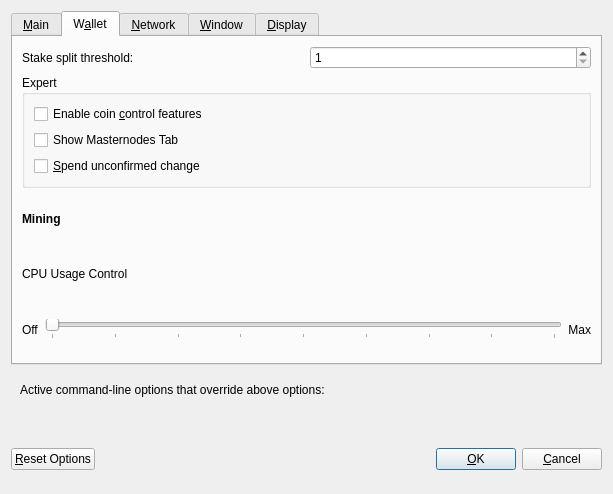
<?xml version="1.0" encoding="UTF-8"?>
<ui version="4.0">
 <class>OptionsDialog</class>
 <widget class="QDialog" name="OptionsDialog">
  <property name="geometry">
   <rect>
    <x>0</x>
    <y>0</y>
    <width>613</width>
    <height>494</height>
   </rect>
  </property>
  <property name="windowTitle">
   <string>Options</string>
  </property>
  <property name="modal">
   <bool>true</bool>
  </property>
  <layout class="QVBoxLayout" name="verticalLayout">
   <item>
    <widget class="QTabWidget" name="tabWidget">
     <property name="currentIndex">
      <number>1</number>
     </property>
     <widget class="QWidget" name="tabMain">
      <attribute name="title">
       <string>&amp;Main</string>
      </attribute>
      <layout class="QVBoxLayout" name="verticalLayout_Main">
       <item>
        <widget class="QCheckBox" name="bitcoinAtStartup">
         <property name="toolTip">
          <string>Automatically start LAPO after logging in to the system.</string>
         </property>
         <property name="text">
          <string>&amp;Start LAPO on system login</string>
         </property>
        </widget>
       </item>
       <item>
        <layout class="QHBoxLayout" name="horizontalLayout_2_Main">
         <item>
          <widget class="QLabel" name="databaseCacheLabel">
           <property name="text">
            <string>Size of &amp;database cache</string>
           </property>
           <property name="textFormat">
            <enum>Qt::PlainText</enum>
           </property>
           <property name="buddy">
            <cstring>databaseCache</cstring>
           </property>
          </widget>
         </item>
         <item>
          <widget class="QSpinBox" name="databaseCache"/>
         </item>
         <item>
          <widget class="QLabel" name="databaseCacheUnitLabel">
           <property name="text">
            <string>MB</string>
           </property>
           <property name="textFormat">
            <enum>Qt::PlainText</enum>
           </property>
          </widget>
         </item>
         <item>
          <spacer name="horizontalSpacer_2_Main">
           <property name="orientation">
            <enum>Qt::Horizontal</enum>
           </property>
           <property name="sizeHint" stdset="0">
            <size>
             <width>40</width>
             <height>20</height>
            </size>
           </property>
          </spacer>
         </item>
        </layout>
       </item>
       <item>
        <layout class="QHBoxLayout" name="horizontalLayout_3_Main">
         <item>
          <widget class="QLabel" name="threadsScriptVerifLabel">
           <property name="text">
            <string>Number of script &amp;verification threads</string>
           </property>
           <property name="textFormat">
            <enum>Qt::PlainText</enum>
           </property>
           <property name="buddy">
            <cstring>threadsScriptVerif</cstring>
           </property>
          </widget>
         </item>
         <item>
          <widget class="QSpinBox" name="threadsScriptVerif">
           <property name="toolTip">
            <string>(0 = auto, &lt;0 = leave that many cores free)</string>
           </property>
          </widget>
         </item>
         <item>
          <spacer name="horizontalSpacer_3_Main">
           <property name="orientation">
            <enum>Qt::Horizontal</enum>
           </property>
           <property name="sizeHint" stdset="0">
            <size>
             <width>40</width>
             <height>20</height>
            </size>
           </property>
          </spacer>
         </item>
        </layout>
       </item>
       <item>
        <spacer name="verticalSpacer_2">
         <property name="orientation">
          <enum>Qt::Vertical</enum>
         </property>
         <property name="sizeHint" stdset="0">
          <size>
           <width>20</width>
           <height>40</height>
          </size>
         </property>
        </spacer>
       </item>
       <item>
        <widget class="QCheckBox" name="checkBoxZeromintEnable">
         <property name="toolTip">
          <string>Enable automatic minting of LAX units to zLAX</string>
         </property>
         <property name="layoutDirection">
          <enum>Qt::LeftToRight</enum>
         </property>
         <property name="text">
          <string>Enable zLAX Automint</string>
         </property>
        </widget>
       </item>
       <item>
        <layout class="QHBoxLayout" name="horizontalLayout_3">
         <item>
          <widget class="QLabel" name="percentage_label">
           <property name="toolTip">
            <string>Percentage of incoming LAX which get automatically converted to zLAX via Zerocoin Protocol (min: 10%)</string>
           </property>
           <property name="text">
            <string>Percentage of autominted zLAX</string>
           </property>
          </widget>
         </item>
         <item>
          <widget class="QSpinBox" name="zeromintPercentage">
           <property name="toolTip">
            <string>Enter a percentage of your coins that will be converted automatically into private zLAX</string>
           </property>
           <property name="minimum">
            <number>1</number>
           </property>
           <property name="maximum">
            <number>100</number>
           </property>
          </widget>
         </item>
        </layout>
       </item>
       <item>
        <layout class="QHBoxLayout" name="horizontalLayout" stretch="0,0">
         <property name="sizeConstraint">
          <enum>QLayout::SetFixedSize</enum>
         </property>
         <item>
          <widget class="QLabel" name="labelPreferredDenom">
           <property name="maximumSize">
            <size>
             <width>16777215</width>
             <height>16777215</height>
            </size>
           </property>
           <property name="toolTip">
            <string>Wait with automatic conversion to Zerocoin until enough LAX for this denomination is available</string>
           </property>
           <property name="text">
            <string>Preferred Automint zLAX Denomination</string>
           </property>
          </widget>
         </item>
         <item>
          <widget class="QComboBox" name="preferredDenom">
           <property name="maximumSize">
            <size>
             <width>16777215</width>
             <height>27</height>
            </size>
           </property>
           <property name="toolTip">
            <string>Wait with automatic conversion to Private Coins until enough LAX for this denomination is available</string>
           </property>
           <property name="maxVisibleItems">
            <number>9</number>
           </property>
           <property name="maxCount">
            <number>9</number>
           </property>
          </widget>
         </item>
        </layout>
       </item>
      </layout>
     </widget>
     <widget class="QWidget" name="tabWallet">
      <attribute name="title">
       <string>W&amp;allet</string>
      </attribute>
      <layout class="QVBoxLayout" name="verticalLayout_Wallet">
       <item>
        <layout class="QHBoxLayout" name="horizontalLayout_2_Wallet">
         <item>
          <widget class="QLabel" name="labelStakeSplitThresholdText">
           <property name="text">
            <string>Stake split threshold:</string>
           </property>
          </widget>
         </item>
         <item>
          <widget class="QSpinBox" name="spinBoxStakeSplitThreshold">
           <property name="minimum">
            <number>1</number>
           </property>
           <property name="maximum">
            <number>999999</number>
           </property>
          </widget>
         </item>
        </layout>
       </item>
       <item>
        <widget class="QGroupBox" name="groupBox">
         <property name="title">
          <string>Expert</string>
         </property>
         <layout class="QVBoxLayout" name="verticalLayout_2">
          <item>
           <widget class="QCheckBox" name="coinControlFeatures">
            <property name="toolTip">
             <string>Whether to show coin control features or not.</string>
            </property>
            <property name="text">
             <string>Enable coin &amp;control features</string>
            </property>
           </widget>
          </item>
          <item>
           <widget class="QCheckBox" name="showMasternodesTab">
            <property name="toolTip">
             <string>Show additional tab listing all your masternodes in first sub-tab&lt;br/&gt;and all masternodes on the network in second sub-tab.</string>
            </property>
            <property name="text">
             <string>Show Masternodes Tab</string>
            </property>
           </widget>
          </item>
          <item>
           <widget class="QCheckBox" name="spendZeroConfChange">
            <property name="toolTip">
             <string>If you disable the spending of unconfirmed change, the change from a transaction&lt;br/&gt;cannot be used until that transaction has at least one confirmation.&lt;br/&gt;This also affects how your balance is computed.</string>
            </property>
            <property name="text">
             <string>&amp;Spend unconfirmed change</string>
            </property>
           </widget>
          </item>
         </layout>
        </widget>
       </item>
       <item>
        <widget class="QLabel" name="label_2">
         <property name="font">
          <font>
           <weight>75</weight>
           <bold>true</bold>
          </font>
         </property>
         <property name="text">
          <string>Mining</string>
         </property>
        </widget>
       </item>
       <item>
        <widget class="QLabel" name="label">
         <property name="toolTip">
          <string>&lt;FONT&gt;During PoW stage of LAPO, you are able to mine with CPU while your wallet is open.&lt;br&gt;Slide to the right the CPU Usage control to specify to amount of CPU to be dedicated.&lt;br&gt;Max CPU usage turns your PC into almost 100% CPU usage for mining, which provide more&lt;br&gt;benefits but can turn your computer irresponsive.&lt;/FONT&gt;</string>
         </property>
         <property name="text">
          <string>CPU Usage Control</string>
         </property>
        </widget>
       </item>
       <item>
        <layout class="QHBoxLayout" name="horizontalLayout_2">
         <item>
          <widget class="QLabel" name="label_6">
           <property name="text">
            <string>Off</string>
           </property>
          </widget>
         </item>
         <item>
          <widget class="QSlider" name="sliderMiningThreads">
           <property name="toolTip">
            <string>&lt;FONT&gt;During PoW stage of LAPO, you are able to mine with CPU while your wallet is open and&lt;br&gt;you switch mining on by sliding CPU. Start mining step by step by activating it in&lt;br&gt;level 1 and check your computer CPU Usage.&lt;/FONT&gt;</string>
           </property>
           <property name="maximum">
            <number>8</number>
           </property>
           <property name="orientation">
            <enum>Qt::Horizontal</enum>
           </property>
           <property name="tickPosition">
            <enum>QSlider::TicksBelow</enum>
           </property>
           <property name="tickInterval">
            <number>1</number>
           </property>
          </widget>
         </item>
         <item>
          <widget class="QLabel" name="label_5">
           <property name="text">
            <string>Max</string>
           </property>
           <property name="alignment">
            <set>Qt::AlignRight|Qt::AlignTrailing|Qt::AlignVCenter</set>
           </property>
          </widget>
         </item>
        </layout>
       </item>
      </layout>
     </widget>
     <widget class="QWidget" name="tabNetwork">
      <attribute name="title">
       <string>&amp;Network</string>
      </attribute>
      <layout class="QVBoxLayout" name="verticalLayout_Network">
       <item>
        <widget class="QCheckBox" name="mapPortUpnp">
         <property name="toolTip">
          <string>Automatically open the LAPO client port on the router. This only works when your router supports UPnP and it is enabled.</string>
         </property>
         <property name="text">
          <string>Map port using &amp;UPnP</string>
         </property>
        </widget>
       </item>
       <item>
        <widget class="QCheckBox" name="allowIncoming">
         <property name="toolTip">
          <string>Accept connections from outside</string>
         </property>
         <property name="text">
          <string>Allow incoming connections</string>
         </property>
        </widget>
       </item>
       <item>
        <widget class="QCheckBox" name="connectSocks">
         <property name="toolTip">
          <string>Connect to the LAPO network through a SOCKS5 proxy.</string>
         </property>
         <property name="text">
          <string>&amp;Connect through SOCKS5 proxy (default proxy):</string>
         </property>
        </widget>
       </item>
       <item>
        <layout class="QHBoxLayout" name="horizontalLayout_1_Network">
         <item>
          <widget class="QLabel" name="proxyIpLabel">
           <property name="text">
            <string>Proxy &amp;IP:</string>
           </property>
           <property name="textFormat">
            <enum>Qt::PlainText</enum>
           </property>
           <property name="buddy">
            <cstring>proxyIp</cstring>
           </property>
          </widget>
         </item>
         <item>
          <widget class="QValidatedLineEdit" name="proxyIp">
           <property name="minimumSize">
            <size>
             <width>140</width>
             <height>0</height>
            </size>
           </property>
           <property name="maximumSize">
            <size>
             <width>140</width>
             <height>16777215</height>
            </size>
           </property>
           <property name="toolTip">
            <string>IP address of the proxy (e.g. IPv4: 127.0.0.1 / IPv6: ::1)</string>
           </property>
          </widget>
         </item>
         <item>
          <widget class="QLabel" name="proxyPortLabel">
           <property name="text">
            <string>&amp;Port:</string>
           </property>
           <property name="textFormat">
            <enum>Qt::PlainText</enum>
           </property>
           <property name="buddy">
            <cstring>proxyPort</cstring>
           </property>
          </widget>
         </item>
         <item>
          <widget class="QLineEdit" name="proxyPort">
           <property name="minimumSize">
            <size>
             <width>55</width>
             <height>0</height>
            </size>
           </property>
           <property name="maximumSize">
            <size>
             <width>55</width>
             <height>16777215</height>
            </size>
           </property>
           <property name="toolTip">
            <string>Port of the proxy (e.g. 9050)</string>
           </property>
          </widget>
         </item>
         <item>
          <spacer name="horizontalSpacer_1_Network">
           <property name="orientation">
            <enum>Qt::Horizontal</enum>
           </property>
           <property name="sizeHint" stdset="0">
            <size>
             <width>40</width>
             <height>20</height>
            </size>
           </property>
          </spacer>
         </item>
        </layout>
       </item>
       <item>
        <spacer name="verticalSpacer_Network">
         <property name="orientation">
          <enum>Qt::Vertical</enum>
         </property>
         <property name="sizeHint" stdset="0">
          <size>
           <width>20</width>
           <height>40</height>
          </size>
         </property>
        </spacer>
       </item>
      </layout>
     </widget>
     <widget class="QWidget" name="tabWindow">
      <attribute name="title">
       <string>&amp;Window</string>
      </attribute>
      <layout class="QVBoxLayout" name="verticalLayout_Window">
       <item>
        <widget class="QCheckBox" name="minimizeToTray">
         <property name="toolTip">
          <string>Show only a tray icon after minimizing the window.</string>
         </property>
         <property name="text">
          <string>&amp;Minimize to the tray instead of the taskbar</string>
         </property>
        </widget>
       </item>
       <item>
        <widget class="QCheckBox" name="minimizeOnClose">
         <property name="toolTip">
          <string>Minimize instead of exit the application when the window is closed. When this option is enabled, the application will be closed only after selecting Quit in the menu.</string>
         </property>
         <property name="text">
          <string>M&amp;inimize on close</string>
         </property>
        </widget>
       </item>
       <item>
        <spacer name="verticalSpacer_Window">
         <property name="orientation">
          <enum>Qt::Vertical</enum>
         </property>
         <property name="sizeHint" stdset="0">
          <size>
           <width>20</width>
           <height>40</height>
          </size>
         </property>
        </spacer>
       </item>
      </layout>
     </widget>
     <widget class="QWidget" name="tabDisplay">
      <attribute name="title">
       <string>&amp;Display</string>
      </attribute>
      <layout class="QVBoxLayout" name="verticalLayout_Display">
       <item>
        <layout class="QHBoxLayout" name="horizontalLayout_1_Display">
         <item>
          <widget class="QLabel" name="langLabel">
           <property name="text">
            <string>User Interface &amp;language:</string>
           </property>
           <property name="textFormat">
            <enum>Qt::PlainText</enum>
           </property>
           <property name="buddy">
            <cstring>lang</cstring>
           </property>
          </widget>
         </item>
         <item>
          <widget class="QValueComboBox" name="lang">
           <property name="toolTip">
            <string>The user interface language can be set here. This setting will take effect after restarting LAPO.</string>
           </property>
          </widget>
         </item>
        </layout>
       </item>
       <item>
        <widget class="QLabel" name="label_3">
         <property name="toolTip">
          <string notr="true"/>
         </property>
         <property name="statusTip">
          <string notr="true"/>
         </property>
         <property name="whatsThis">
          <string notr="true"/>
         </property>
         <property name="accessibleName">
          <string notr="true"/>
         </property>
         <property name="text">
          <string>Language missing or translation incomplete? Help contributing translations here:
https://www.transifex.com/lapo-project/lapo-project-translations</string>
         </property>
         <property name="wordWrap">
          <bool>true</bool>
         </property>
         <property name="openExternalLinks">
          <bool>true</bool>
         </property>
         <property name="textInteractionFlags">
          <set>Qt::TextBrowserInteraction</set>
         </property>
        </widget>
       </item>
       <item>
        <layout class="QHBoxLayout" name="horizontalLayout_4_Display" stretch="0,0">
         <item>
          <widget class="QLabel" name="themeLabel">
           <property name="text">
            <string>User Interface Theme:</string>
           </property>
          </widget>
         </item>
         <item>
          <widget class="QValueComboBox" name="theme"/>
         </item>
        </layout>
       </item>
       <item>
        <widget class="Line" name="line">
         <property name="orientation">
          <enum>Qt::Horizontal</enum>
         </property>
        </widget>
       </item>
       <item>
        <layout class="QHBoxLayout" name="horizontalLayout_2_Display">
         <item>
          <widget class="QLabel" name="unitLabel">
           <property name="text">
            <string>&amp;Unit to show amounts in:</string>
           </property>
           <property name="textFormat">
            <enum>Qt::PlainText</enum>
           </property>
           <property name="buddy">
            <cstring>unit</cstring>
           </property>
          </widget>
         </item>
         <item>
          <widget class="QValueComboBox" name="unit">
           <property name="toolTip">
            <string>Choose the default subdivision unit to show in the interface and when sending coins.</string>
           </property>
          </widget>
         </item>
        </layout>
       </item>
       <item>
        <layout class="QHBoxLayout" name="horizontalLayout_5_Display">
         <item>
          <widget class="QLabel" name="digitsLabel">
           <property name="text">
            <string>Decimal digits</string>
           </property>
          </widget>
         </item>
         <item>
          <widget class="QValueComboBox" name="digits"/>
         </item>
        </layout>
       </item>
       <item>
        <widget class="QCheckBox" name="checkBoxHideZeroBalances">
         <property name="toolTip">
          <string>Hide empty balances</string>
         </property>
         <property name="layoutDirection">
          <enum>Qt::LeftToRight</enum>
         </property>
         <property name="text">
          <string>Hide empty balances</string>
         </property>
        </widget>
       </item>
       <item>
        <layout class="QHBoxLayout" name="horizontalLayout_3_Display">
         <item>
          <widget class="QLabel" name="thirdPartyTxUrlsLabel">
           <property name="toolTip">
            <string>Third party URLs (e.g. a block explorer) that appear in the transactions tab as context menu items. %s in the URL is replaced by transaction hash. Multiple URLs are separated by vertical bar |.</string>
           </property>
           <property name="text">
            <string>Third party transaction URLs</string>
           </property>
           <property name="buddy">
            <cstring>thirdPartyTxUrls</cstring>
           </property>
          </widget>
         </item>
         <item>
          <widget class="QLineEdit" name="thirdPartyTxUrls">
           <property name="toolTip">
            <string>Third party URLs (e.g. a block explorer) that appear in the transactions tab as context menu items. %s in the URL is replaced by transaction hash. Multiple URLs are separated by vertical bar |.</string>
           </property>
          </widget>
         </item>
        </layout>
       </item>
       <item>
        <spacer name="verticalSpacer">
         <property name="orientation">
          <enum>Qt::Vertical</enum>
         </property>
         <property name="sizeHint" stdset="0">
          <size>
           <width>20</width>
           <height>40</height>
          </size>
         </property>
        </spacer>
       </item>
      </layout>
     </widget>
    </widget>
   </item>
   <item>
    <widget class="QFrame" name="frame">
     <layout class="QVBoxLayout" name="verticalLayout_Bottom">
      <item>
       <layout class="QHBoxLayout" name="horizontalLayout_Bottom">
        <item>
         <widget class="QLabel" name="overriddenByCommandLineInfoLabel">
          <property name="text">
           <string>Active command-line options that override above options:</string>
          </property>
          <property name="textFormat">
           <enum>Qt::PlainText</enum>
          </property>
         </widget>
        </item>
        <item>
         <spacer name="horizontalSpacer_Bottom">
          <property name="orientation">
           <enum>Qt::Horizontal</enum>
          </property>
          <property name="sizeHint" stdset="0">
           <size>
            <width>40</width>
            <height>20</height>
           </size>
          </property>
         </spacer>
        </item>
       </layout>
      </item>
      <item>
       <widget class="QLabel" name="overriddenByCommandLineLabel">
        <property name="text">
         <string/>
        </property>
        <property name="textFormat">
         <enum>Qt::PlainText</enum>
        </property>
        <property name="wordWrap">
         <bool>true</bool>
        </property>
       </widget>
      </item>
     </layout>
    </widget>
   </item>
   <item>
    <layout class="QHBoxLayout" name="horizontalLayout_Buttons">
     <item>
      <widget class="QPushButton" name="resetButton">
       <property name="toolTip">
        <string>Reset all client options to default.</string>
       </property>
       <property name="text">
        <string>&amp;Reset Options</string>
       </property>
       <property name="autoDefault">
        <bool>false</bool>
       </property>
      </widget>
     </item>
     <item>
      <spacer name="horizontalSpacer_1">
       <property name="orientation">
        <enum>Qt::Horizontal</enum>
       </property>
       <property name="sizeHint" stdset="0">
        <size>
         <width>40</width>
         <height>48</height>
        </size>
       </property>
      </spacer>
     </item>
     <item>
      <widget class="QLabel" name="statusLabel">
       <property name="minimumSize">
        <size>
         <width>200</width>
         <height>0</height>
        </size>
       </property>
       <property name="font">
        <font>
         <weight>75</weight>
         <bold>true</bold>
        </font>
       </property>
       <property name="text">
        <string/>
       </property>
       <property name="textFormat">
        <enum>Qt::PlainText</enum>
       </property>
       <property name="wordWrap">
        <bool>true</bool>
       </property>
      </widget>
     </item>
     <item>
      <spacer name="horizontalSpacer_2">
       <property name="orientation">
        <enum>Qt::Horizontal</enum>
       </property>
       <property name="sizeHint" stdset="0">
        <size>
         <width>40</width>
         <height>48</height>
        </size>
       </property>
      </spacer>
     </item>
     <item>
      <widget class="QPushButton" name="okButton">
       <property name="text">
        <string>&amp;OK</string>
       </property>
       <property name="autoDefault">
        <bool>false</bool>
       </property>
       <property name="default">
        <bool>true</bool>
       </property>
      </widget>
     </item>
     <item>
      <widget class="QPushButton" name="cancelButton">
       <property name="text">
        <string>&amp;Cancel</string>
       </property>
       <property name="autoDefault">
        <bool>false</bool>
       </property>
      </widget>
     </item>
    </layout>
   </item>
  </layout>
 </widget>
 <customwidgets>
  <customwidget>
   <class>QValidatedLineEdit</class>
   <extends>QLineEdit</extends>
   <header>qvalidatedlineedit.h</header>
  </customwidget>
  <customwidget>
   <class>QValueComboBox</class>
   <extends>QComboBox</extends>
   <header>qvaluecombobox.h</header>
  </customwidget>
 </customwidgets>
 <resources/>
 <connections/>
</ui>
